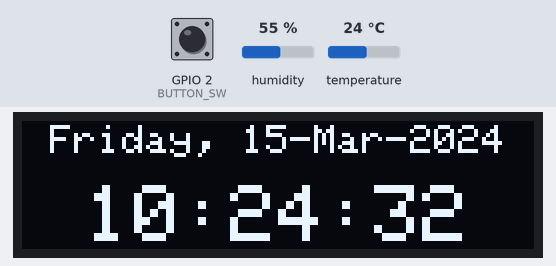
The program below on a simulated ESP32. Parts: 128×32 one-colour display. Inputs (shaded band) come from the test bench; at power-on: GPIO 2 (BUTTON_SW) HIGH, humidity 55 %, temperature 24 °C. WiFi joins after 1.5 s; servers stay silent unless stated; the local clock reads 2024-03-15 10:24:30 at power-on unless the program sets it; what the program prints to the serial monitor is not drawn.

Above: at 2.7 s.
2.8 s: GPIO 2 (BUTTON_SW) pulled LOW for 0.15 s
At 3.3 s:
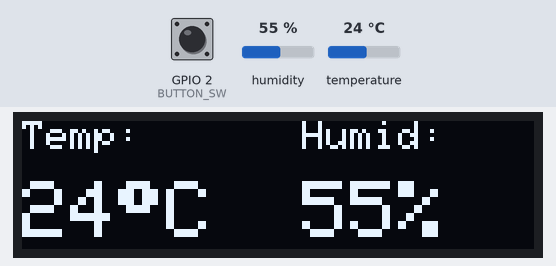
4.5 s: humidity set to 22 %
At 5.0 s:
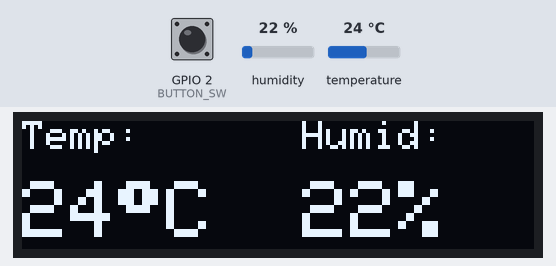
6.0 s: GPIO 2 (BUTTON_SW) pulled LOW for 1 s
At 6.8 s:
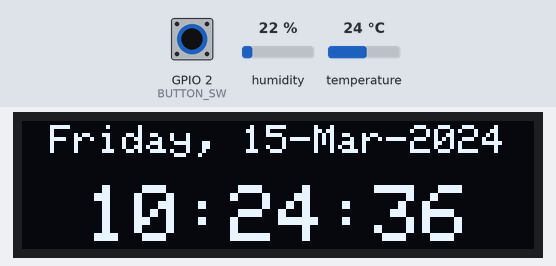
8.5 s: GPIO 2 (BUTTON_SW) pulled LOW for 3.2 s
At 10.0 s:
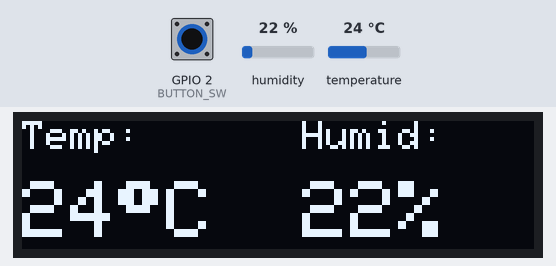
13.2 s: temperature set to 12 °C
At 14.4 s:
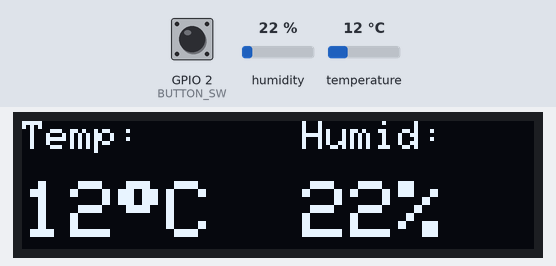
14.7 s: humidity set to 40 %
At 15.1 s:
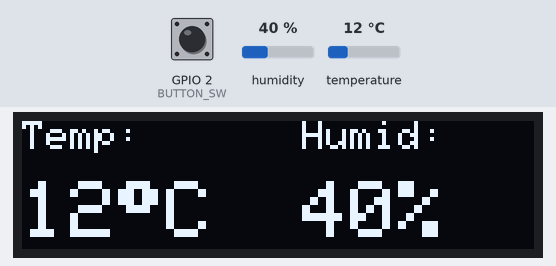
Timing chart, 0 to 17.2 s (numbered marks = the images above; inputs shaded):
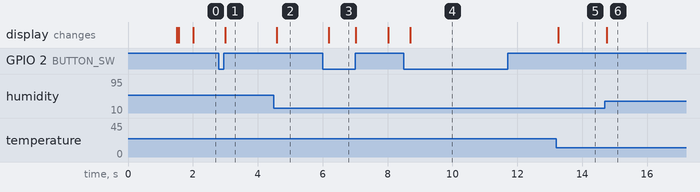

Measured:
- after the input at 2.8 s, the display: changes after 0.20 s (image 1)
- after the input at 4.5 s, the display: changes after 0.09 s (image 2)
- after the input at 6.0 s, the display: changes after 0.19 s (image 3)
- after the input at 8.5 s, the display: changes after 0.20 s (image 4)
- after the input at 13.2 s, the display: changes after 0.06 s (image 5)
- after the input at 14.7 s, the display: changes after 0.05 s (image 6)

The program:

main.cpp
```cpp
#include <Arduino.h>
#include <Wire.h>
#include <Adafruit_SSD1306.h>
#include <Adafruit_AHTX0.h>
#include <WiFi.h>
#include <time.h>

#define BUTTON_SW 2
#define SCREEN_WIDTH 128
#define SCREEN_HEIGHT 32
#define SSD1306_I2C_ADDRESS 0x3C
Adafruit_AHTX0 aht;
Adafruit_SSD1306 display(SCREEN_WIDTH, SCREEN_HEIGHT, &Wire, -1);
const char *ssid = "fAnus";      // please adjust
const char *password = "makanterus";  // please adjust

bool buttonState = false;
bool lastButtonState = false;
bool OLEDshow = false;

void readAHTSensor() {
  // Read sensor data
  sensors_event_t humidity, temperature;
  aht.getEvent(&humidity, &temperature);

  // Clear the display buffer
  display.clearDisplay();

  // Set text size, color, and display sensor data
  display.setTextSize(1);
  display.setTextColor(SSD1306_WHITE);

  // Display labels "Temp" and "Humid" above the data
  display.setCursor(0, 0); // Position for "Temp" label
  display.print(F("Temp: "));

  display.setCursor(70, 0); // Position for "Humid" label
  display.print(F("Humid: "));

  // Display the sensor data on the OLED screen (below the labels)
  display.setTextSize(2);
  display.setCursor(0, 15); // Position for temperature data
  display.print(temperature.temperature, 0); // Display temperature with 2 decimal places
  display.print((char)247);
  display.print(F("C"));

  display.setTextSize(2);
  display.setCursor(70, 15); // Position for humidity data
  display.print(humidity.relative_humidity, 0); // Display humidity with 2 decimal places
  display.print(F("%"));

  // Display the content on the screen
  display.display();
}

void showTime() {
  time_t currentTime = time(nullptr);
  struct tm *localTime = localtime(&currentTime);

  char formattedDate[20];
  strftime(formattedDate, sizeof(formattedDate), "%A, %d-%b-%Y", localTime); // Format for day, day-month-year

  char formattedTime[20];
  strftime(formattedTime, sizeof(formattedTime), "%H:%M:%S", localTime);

  Serial.println(formattedDate);
  Serial.println(formattedTime);

  // Clear the display buffer.
  display.clearDisplay();

  // Set text size, color, and center the text horizontally and vertically
  display.setTextSize(1);  // Decrease text size for date
  display.setTextColor(SSD1306_WHITE);
  int dateWidth = strlen(formattedDate) * 6;  // Adjust for the font width
  int dateX = (SCREEN_WIDTH - dateWidth) / 2;  // Center horizontally
  int dateY = 1;  // Place date at the top

  // Print the formatted date on the OLED display
  display.setCursor(dateX, dateY);
  display.println(formattedDate);

  display.setTextSize(2);  // Increase text size for time
  int textWidth = strlen(formattedTime) * 12;  // Adjust for the font width
  int x = (SCREEN_WIDTH - textWidth) / 2;  // Center horizontally
  int y = 16;  // Center vertically (assuming 16-pixel height font)

  // Print the formatted time on the OLED display
  display.setCursor(x, y);
  display.println(formattedTime);

  display.display();
}

void setup() {
  Serial.begin(115200);
  Wire.begin();
  WiFi.begin(ssid, password);
  while (WiFi.status() != WL_CONNECTED) {
    delay(500);
    Serial.print(".");
  }
  configTime(7 * 3600, 0, "pool.ntp.org"); // Set the UTC offset for Jakarta time and NTP server

  pinMode(BUTTON_SW, INPUT_PULLUP);

  // Initialize with the I2C oled
  if (!display.begin(SSD1306_I2C_ADDRESS)) { // Adjust the pins as needed
    Serial.println(F("SSD1306 allocation failed"));
    for (;;);
  }
  // Initialize AHT10 sensor
  if (!aht.begin()) {
    Serial.println(F("Couldn't find AHT10 sensor!"));
    for (;;) {}
  }
  // Clear the display buffer.
  display.clearDisplay();
  display.display();
}

void loop() {
  buttonState = digitalRead(BUTTON_SW);

  if (buttonState != lastButtonState) {
    // Button state has changed
    if (buttonState == LOW) {
      // Button is pressed
      OLEDshow = !OLEDshow;
      delay(100); // Debounce delay
    }
    lastButtonState = buttonState;
  }

  if (OLEDshow) {
    readAHTSensor();
  } else {
    showTime();
  }
}
```
